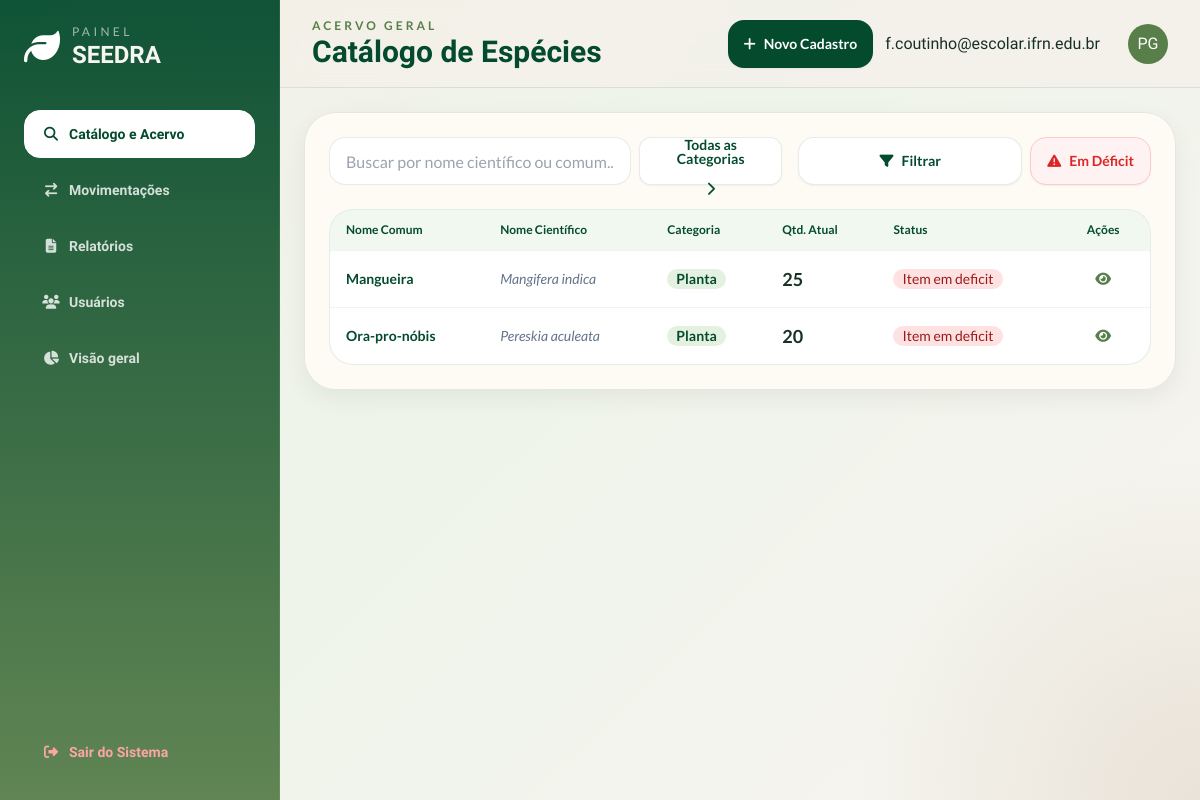
/catalogo (signed in), run on an earlier commit of the app's database.
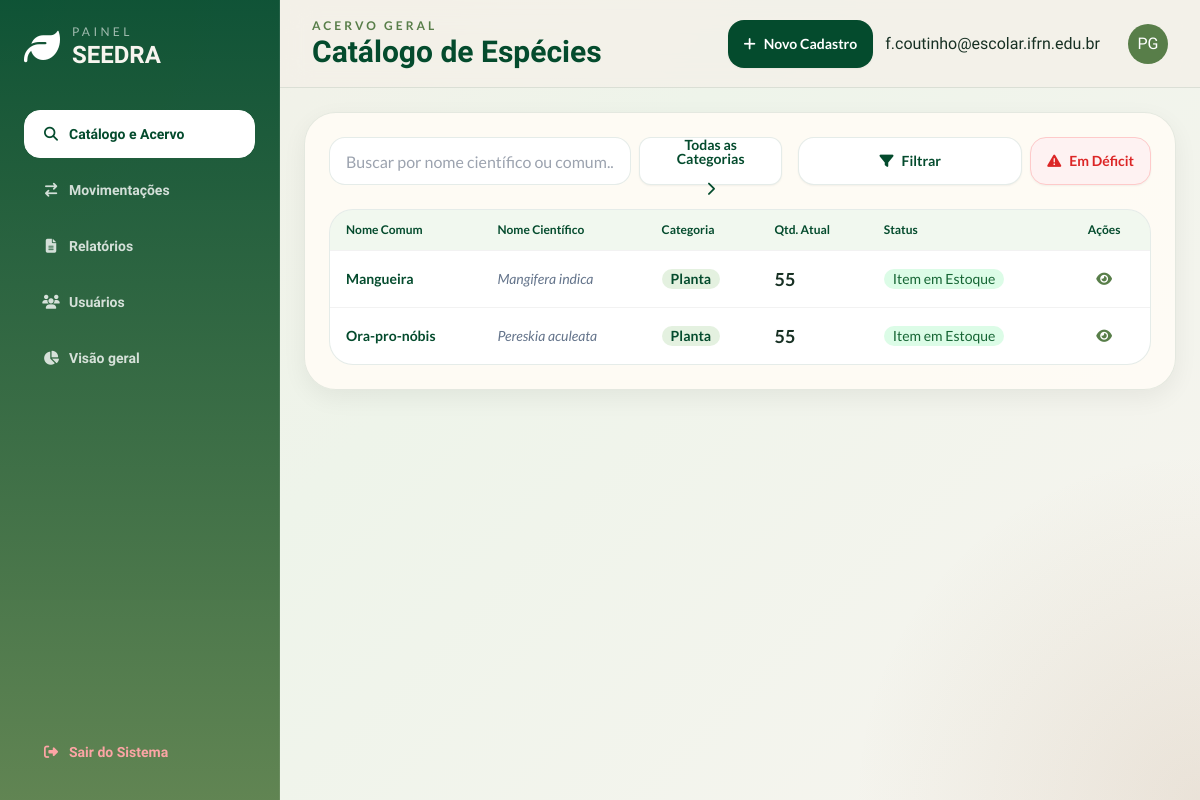
And on a later commit of the database.
### models.py (models this page shows)
class Usuarios(db.Model, UserMixin):
    __tablename__ = 'usuarios'
    id = db.Column(db.Integer, primary_key = True)
    email = db.Column(db.String(50), nullable = False, unique = True)
    senha = db.Column(db.String(), nullable = False)

class Item(db.Model):
    __tablename__= 'items'
    id = db.Column(db.Integer, primary_key = True)
    nome = db.Column(db.String(50), nullable = False, unique = True)
    quantidade = db.Column(db.Integer, nullable = True)
    n_cientifico = db.Column(db.String(50), nullable = False , unique = True)
    categoria = db.Column(db.String(20), nullable = False)
    deficit_limit = db.Column(db.Integer)
    obs = db.Column(db.Text)
    data_cadastro = db.Column(db.Date, nullable = False)
    movimentacoes = db.relationship('Movimentacao', backref = 'Item', lazy = True)
    def em_deficit(self):
        return self.quantidade < self.deficit_limit

### app.py (the view)
@app.route('/catalogo', methods=['GET'])
@login_required
def catalogo():
    itens = Item.query.all()
    itens_def = sum(1 for item in itens if item.em_deficit())
    alfabetica = Item.query.order_by(Item.nome.asc()).all()
    return render_template('catalogo.html', itens=itens, itens_def=itens_def, itens_alfabetica = alfabetica)

### app.py (called while the page is built)
@login_manager.user_loader
def load_user(user_id):
    return Usuarios.query.get(int(user_id))

def login_required(f):
  @wraps(f)
  def decorated_function(*args, **kwargs):
      if 'usuarios_id' not in session:
         flash("Faça login primeiro!", 'erro')
         return redirect(url_for('login'))
      return f(*args, **kwargs)
  return decorated_function

### templates/catalogo.html (shortened to what this page needs)
{% extends 'base.html' %}
{% set page_id = 'catalogo' %}
{% block header_subtitle %}Acervo Geral{% endblock %}
{% block header_title %}Catálogo de Espécies{% endblock %}
{% block header_actions %}
<a href="{{ url_for('novo_item') }}" class="btn rounded-2xl border-0 bg-seedra-leafDark hover:bg-seedra-leafMid text-white font-lato">
    <i class="fa-solid fa-plus"></i> Novo Cadastro
</a>
{% endblock %}
{% block content %}
<section class="soft-card rounded-[2rem] p-6">
    <div class="flex flex-col md:flex-row gap-4 justify-between items-center mb-6">
        <div class="flex-1 w-full flex gap-2">
            <input type="text" placeholder="Buscar por nome científico ou comum..." class="input input-bordered rounded-2xl bg-white border-seedra-leafDark/10 w-full max-w-md font-lato" id="c_search" />
            <div class="relative inline-block w-56">
                <button id="c_btn" class="btn w-full flex justify-center rounded-xl bg-white font-lato text-seedra-leafDark border-seedra-leafDark/10 gap-4 hover:bg-seedra-leafMid hover:text-white">
                    <span id="content_span" class="transition transition-transform easy-in-out">Todas as Categorias</span>
                    <i id="c_arrow" class="fa-solid fa-chevron-right transition-transform"></i>
                </button>
            </div>
        </div>
        <div class="flex gap-2">
            <div class="relative inline-block w-56 ">
                <button class="w-full flex justify-center btn rounded-2xl bg-white text-seedra-leafDark border border-seedra-leafDark/10 hover:bg-seedra-leafMid hover:text-white hover:border-seedra-seedSand shadow-sm font-lato" id="filter_button">
                    <i id="filter_span" class="fa-solid fa-filter"></i> Filtrar
                </button>
            </div>
            <button class="btn rounded-2xl bg-red-50 text-red-600 border border-red-200 hover:bg-red-100 hover:border-red-300 shadow-sm font-lato" id="btn_deficit">
                <i class="fa-solid fa-triangle-exclamation"></i> Em Déficit
            </button>
        </div>
    </div>
    <div class="overflow-x-auto rounded-[1.5rem] border border-seedra-leafDark/10 bg-white">
        <table class="table font-lato">
            <thead class="bg-seedra-leafLight/10 text-seedra-leafDark">
                <tr>
                    <th>Nome Comum</th>
                    <th>Nome Científico</th>
                    <th>Categoria</th>
                    <th>Qtd. Atual</th>
                    <th>Status</th>
                    <th class="text-center">Ações</th>
                </tr>
            </thead>
            <tbody>
                {% for item in itens %}
                <tr id="list_order_normal" class="{% if item.em_deficit() %}item_deficit{% else %}item_ok{% endif %} transition {% if item.categoria == 'Semente' %} c_semente {% else %} c_planta {% endif %}">
                    <td class="font-bold text-seedra-leafDark">{{ item.nome }}</td>
                    <td class="italic text-slate-500">{{ item.n_cientifico }}</td>
                    <td><span class="badge border-0 bg-seedra-leafLight/20 text-seedra-leafDark font-bold">{{ item.categoria}}</span></td>
                    <td class="metric-value font-bold text-lg">{{ item.quantidade }}</td>
                    <td><span class="badge border-0 {% if item.em_deficit() %} bg-red-100 text-red-800 {% else %} bg-green-100 text-green-800 {% endif %}">
                        {% if item.em_deficit() %}
                            Item em deficit
                        {% else %}
                            Item em Estoque
                        {% endif %}
                    </span></td>
                    <td class="text-center">
                        <a href="{{ url_for('detalhes_item', id=item.id) }}" class="btn btn-sm btn-ghost text-seedra-leafMid rounded-xl"><i class="fa-solid fa-eye"></i></a>
                    </td>
                </tr>
                {% endfor %}
            </tbody>
        </table>
    </div>
</section>
{% endblock %}

### templates/base.html (shortened to what this page needs)
<!DOCTYPE html>
<html lang="pt-BR" data-theme="light">
<head>
  <link rel="stylesheet" href="/static/css/style.css" />
  <script src="/static/js/tailwind.config.js" defer></script>
  <script src="https://cdn.tailwindcss.com"></script>
  <link href="https://cdn.jsdelivr.net/npm/daisyui@4.12.10/dist/full.min.css" rel="stylesheet" type="text/css" />
  <link rel="stylesheet" href="https://cdnjs.cloudflare.com/ajax/libs/font-awesome/6.4.0/css/all.min.css">
</head>
<body class="font-sans">
  <div class="dashboard-shell">
    <aside class="sidebar p-5 lg:p-6 flex flex-col gap-6">
      <div class="flex items-center gap-3">
        <i class="fa-solid fa-leaf text-4xl text-white"></i>
        <div>
          <p class="text-xs uppercase tracking-[0.28em] text-white/60 font-lato">Painel</p>
          <h1 class="text-2xl font-extrabold leading-tight">SEEDRA</h1>
        </div>
      </div>
      {% block nav %}
        <nav class="space-y-2 mt-4">
          <a href="{{ url_for('catalogo') }}" class="btn btn-block justify-start btn-ghost text-white/80 hover:bg-white/10 rounded-2xl {{ '!text-seedra-leafDark border-white bg-white' if page_id =='catalogo' else 'btn-ghost text-white/80 hover:bg-white/10' }}"><i class="fa-solid fa-magnifying-glass w-5"></i> Catálogo e Acervo</a>
          <a href="{{ url_for('movimentacao') }}" class="btn btn-block justify-start btn-ghost text-white/80 hover:bg-white/10 rounded-2xl {{ '!text-seedra-leafDark border-white bg-white' if page_id =='movimentacoes' else 'btn-ghost text-white/80 hover:bg-white/10' }}"><i class="fa-solid fa-arrow-right-arrow-left w-5"></i> Movimentações</a>
          <a href="{{ url_for('relatorios') }}" class="btn btn-block justify-start btn-ghost text-white/80 hover:bg-white/10 rounded-2xl {{ '!text-seedra-leafDark border-white bg-white' if page_id =='relatorios' else 'btn-ghost text-white/80 hover:bg-white/10' }}"><i class="fa-solid fa-file-lines w-5"></i> Relatórios</a>
          <a href="{{ url_for('usuarios') }}" class="btn btn-block justify-start btn-ghost text-white/80 hover:bg-white/10 rounded-2xl {{ '!text-seedra-leafDark border-white bg-white' if page_id =='usuarios' else 'btn-ghost text-white/80 hover:bg-white/10' }}"><i class="fa-solid fa-users w-5"></i> Usuários</a>
          <a href="{{ url_for('dashboard') }}" class="btn btn-block justify-start  hover:bg-white/20 hover:text-white  rounded-2xl {{ 'text-seedra-leafDark border-white/10 bg-white/14' if page_id =='visao' else 'btn-ghost text-white/80 hover:bg-white/10' }}"><i class="fa-solid fa-chart-pie w-5"></i> Visão geral</a>
        </nav>
      {% endblock %}
      <div class="mt-auto">
        <a href="{{ url_for('logout') }}" class="btn btn-block justify-start btn-ghost text-red-300 hover:bg-red-500/20 hover:text-red-100 rounded-2xl"><i class="fa-solid fa-right-from-bracket w-5"></i> Sair do Sistema</a>
      </div>
    </aside>
    <header class="topbar px-5 lg:px-8 flex items-center justify-between gap-4">
      <div>
        <p class="text-xs uppercase tracking-[0.25em] text-seedra-leafMid font-semibold font-lato">{% block header_subtitle %}SEEDRA{% endblock %}</p>
        <h2 class="text-2xl md:text-3xl font-extrabold text-seedra-leafDark">{% block header_title %}Painel de Controle{% endblock %}</h2>
      </div>
      <div class="flex items-center gap-3">
        {% block header_actions %}{% endblock %}
        <span>{% if current_user.is_authenticated %}{{current_user.email}} {% endif %}</span>
        <div class="avatar placeholder ml-4">
          <div class="bg-seedra-leafMid text-white rounded-full w-10">
            <span>PG</span>
          </div>
        </div>
      </div>
    </header>
    <main class="main">
      {% block content %}
      {% endblock %}
    </main>
  </div>
</body>
</html>

### static/css/style.css (style rules this page uses)
:root { --leaf-dark: #044b2d; --leaf-mid: #587e49; --leaf-light: #78b863; --seed-brown: #9a774c; --seed-sand: #ddd1ae; --seed-mist: #d9d6cc; --deep-forest: #001500; --stone: #888784; --cloud: #d9d9d9; --surface: rgba(249, 248, 243, 0.78); --surface-strong: rgba(255, 252, 246, 0.9); --line: rgba(4, 75, 45, 0.10); }
html, body { height: 100%; overflow: hidden; scroll-behavior: smooth; }
body { font-family: 'Balsamiq Sans', sans-serif; background: radial-gradient(circle at top left, rgba(120,184,99,0.18), transparent 20%), radial-gradient(circle at bottom right, rgba(154,119,76,0.14), transparent 24%), linear-gradient(135deg, #f4f0e8 0%, #eef4ea 40%, #f7f4ef 100%); color: #183124; }
.dashboard-shell { display: grid; grid-template-columns: 280px 1fr; grid-template-rows: 88px 1fr; height: 100dvh; }
.sidebar { grid-row: 1 / -1; overflow-y: auto; background: linear-gradient(180deg, rgba(4,75,45,0.95), rgba(88,126,73,0.94)); color: #f7f5ef; border-right: 1px solid rgba(255,255,255,0.08); }
.topbar { grid-column: 2; position: sticky; top: 0; z-index: 10; background: rgba(244, 240, 232, 0.78); backdrop-filter: blur(14px); border-bottom: 1px solid var(--line); }
.main { grid-column: 2; overflow-y: auto; padding: 1.5rem; }
.soft-card { background: var(--surface-strong); border: 1px solid var(--line); box-shadow: 0 8px 24px rgba(0, 21, 0, 0.06); }
.metric-value { font-variant-numeric: tabular-nums lining-nums; }

What changed in the data, as far as the page shows it:
changed Item "Mangueira": quantidade "25" → "55"; quantidade "Item em deficit" → "Item em Estoque"
changed Item "Ora-pro-nóbis": quantidade "20" → "55"; quantidade "Item em deficit" → "Item em Estoque"
